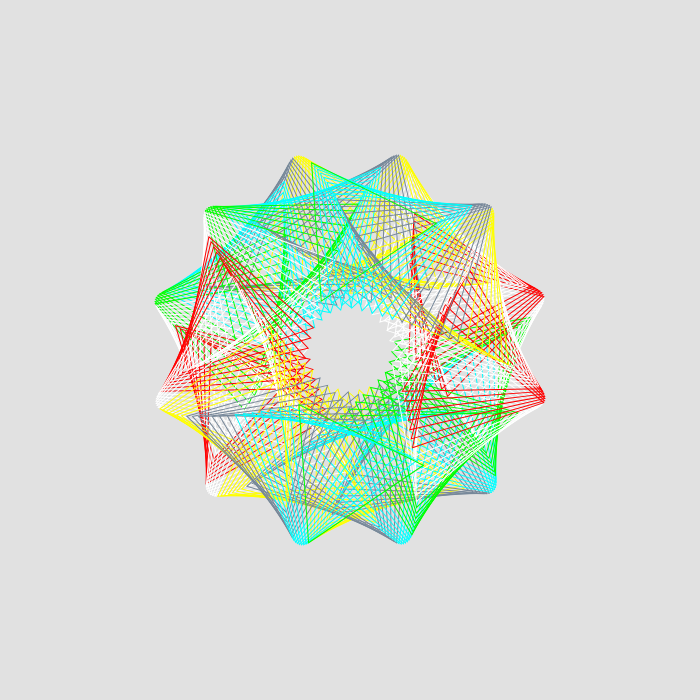
Frame 1 (no input)
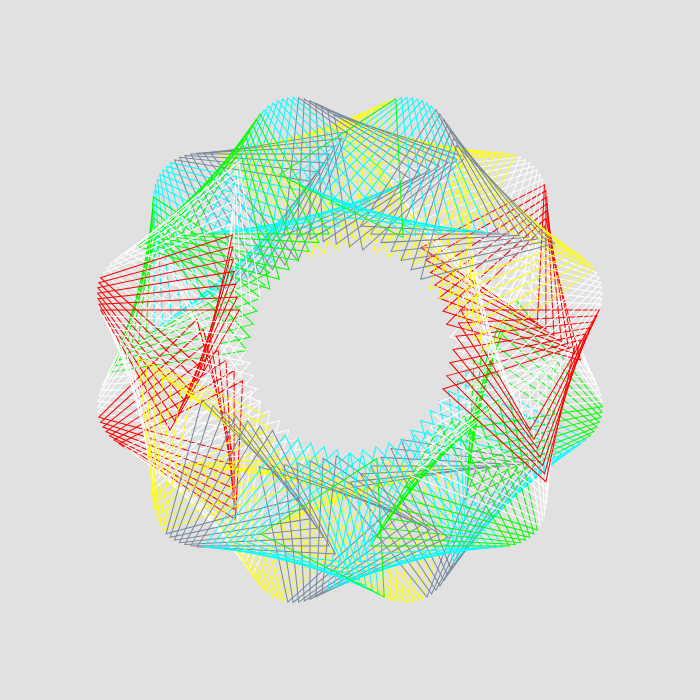
Frame 60 (no input)
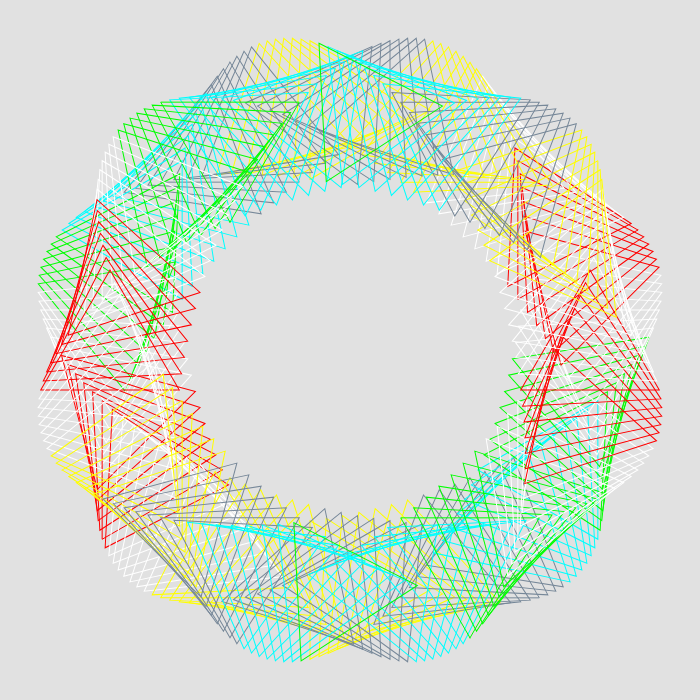
Frame 120 (the mouse pressed at the canvas centre since frame 60)

The p5.js sketch that drew these frames (run headless with seeded random() and noise() and a simulated clock; from frame 60 on, the mouse is pressed at the canvas centre):

// p5.js sketch
// ── sketch.js
var d = 4;
var n = 9;
var maxX = 120;
var maxY = 140;
var count = 3;
var growing = true;
var rainbow_array = ["#FF0", "#789", "#0FF", "#0F0", "#FFF", "#F00", "00F"]


function setup() {
  createCanvas(700, 700);
  smooth();
  noFill();
  frameRate(120);
}

function draw() {
  background(225);  
  if((maxX <= 240 && maxX >= 120)){
    if(growing){
      maxX++;
    }
    else{
      maxX--;
    }
  }
  else if(maxX <= 120){
    growing = true;
    maxX = 120;
  }
  else if(maxX >= 240){
    growing = false;
    maxX = 240;
  }
  translate(width / 2, height / 2);
  for (var i = 0; i < 360; i+=3) {
    var x = sin(radians(i)) * maxX;
    var y = cos(radians(i)) * maxX;
    push();
    translate(x, y);
    rotate(radians(i-frameCount));
    //rect(0, 0, 80, 80);
    polygon(0, 0, 80, count,(rainbow_array[Math.floor((i/21)%rainbow_array.length)]));
    pop();   
    push();
    translate(-x, -y);
    rotate(radians(i-frameCount));
    //rect(0, 0, 80, 80);
    polygon(0, 0, 80, count, rainbow_array[Math.floor(i/21)%rainbow_array.length]);
    pop();

    //frameRate(300);
  }
}

function polygon(x, y, radius, npoints, color) {
  var angle = TWO_PI / npoints;
  beginShape();
  stroke(color);
  for (var a = 0; a < TWO_PI; a += angle) {
    var sx = x + cos(a) * radius;
    var sy = y + sin(a) * radius;
    vertex(sx, sy);
  }
  endShape(CLOSE);
}

function mouseClicked(){
  if(count < 6){
    count++;
  }
}
